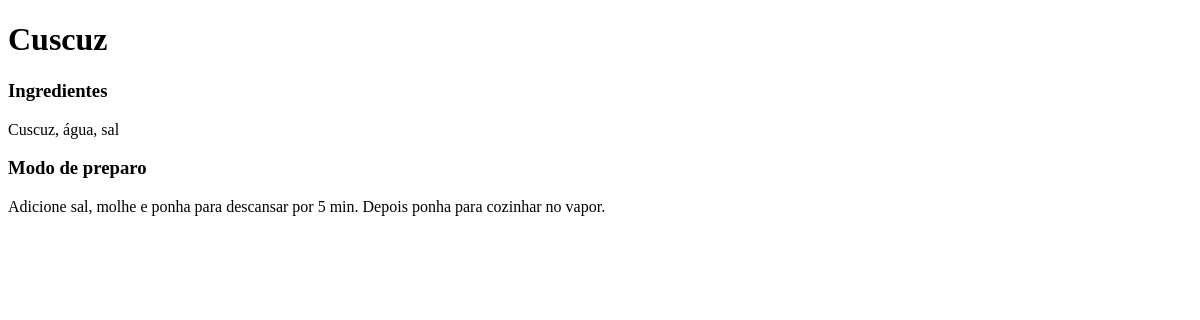
The page /detalhes_receita/2/ on the database as committed earlier.
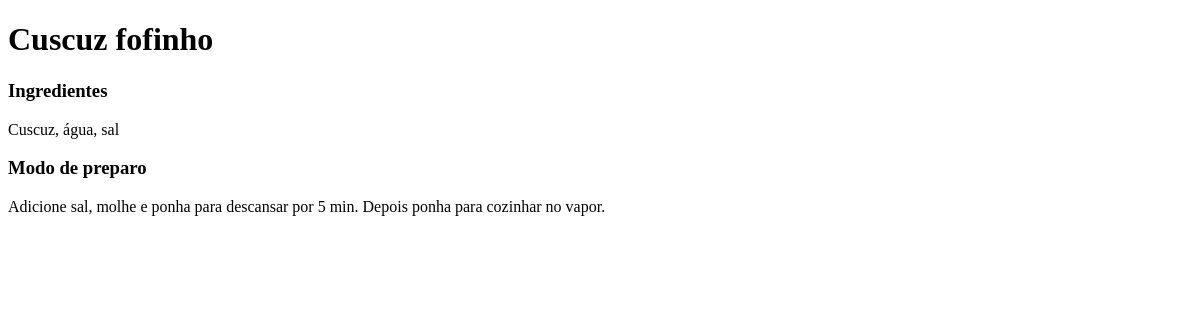
The same page on the database as committed later.
### receita/models.py (models this page shows, shortened)
class Receita(models.Model):
    titulo = models.CharField(max_length=50)
    ingredientes = models.TextField()
    modo_preparo = models.TextField()
    data_criacao = models.DateTimeField(auto_now_add=True)
    categoria = models.ForeignKey(Categoria, on_delete=models.CASCADE)

### receita/views.py (the view)
# urls.py: path('detalhes_receita/<int:id_receita>/', views.detalhes_receita, name='detalhes_receita'),
def detalhes_receita(request, id_receita):
    receita = Receita.objects.get(id=id_receita)
    context = {'receita': receita}
    return render(request, 'detalhes_receita.html', context)

### receita/templates/detalhes_receita.html (shortened to what this page needs)
<!DOCTYPE html>
<html lang="en">
<head>
</head>
<body>
    <h1>{{receita.titulo}}</h1>
    <section>
        <h3>Ingredientes</h3>
        <p>{{receita.ingredientes}}</p>
    </section>
    <section>
        <h3>Modo de preparo</h3>
        <p>{{receita.modo_preparo}}</p>
    </section>
</body>
</html>

Rows that differ between the two databases and show on the page:
changed Receita "Cuscuz, água, sal": titulo "Cuscuz" → "Cuscuz fofinho"
